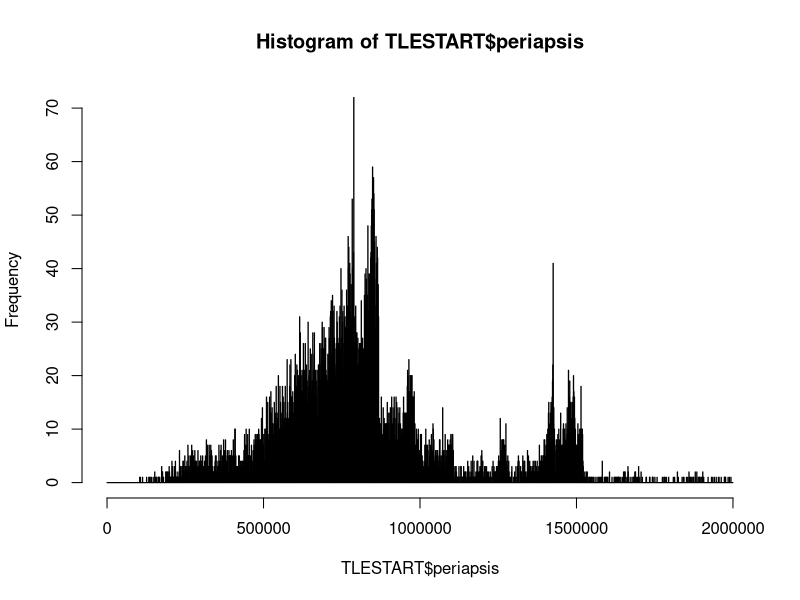
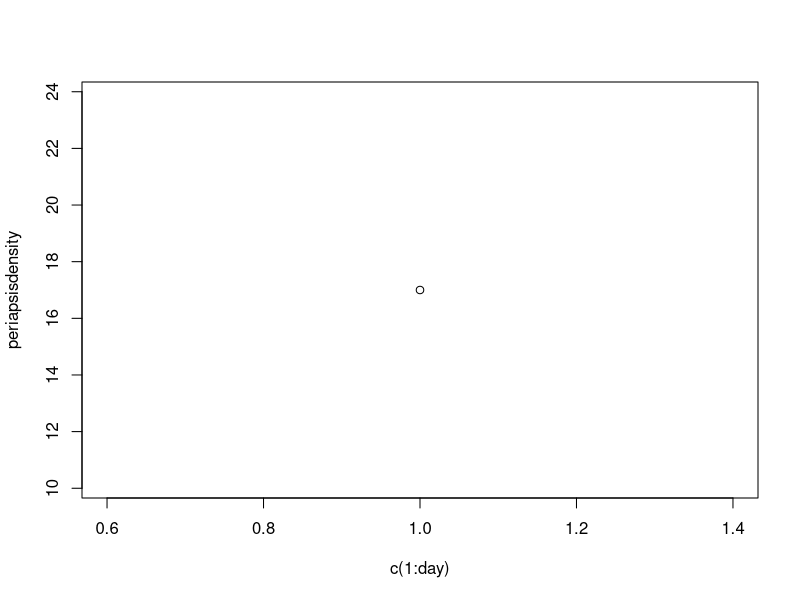
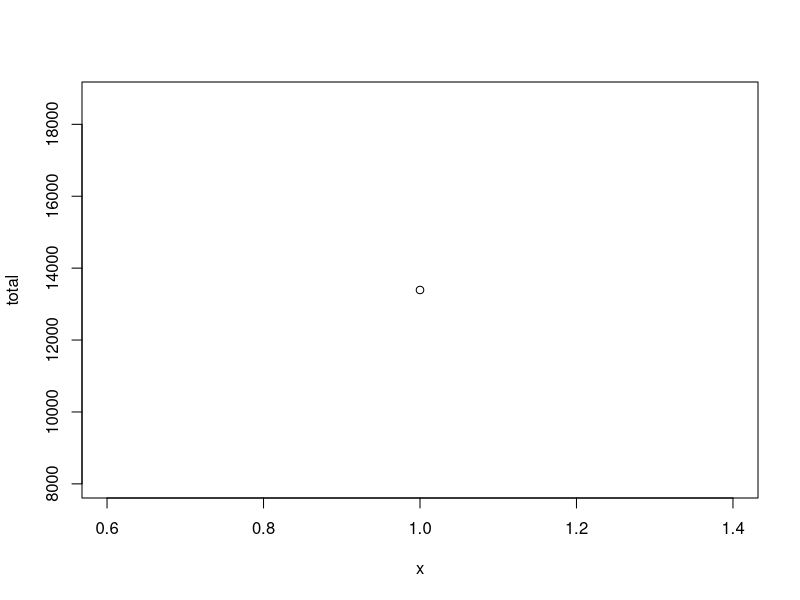
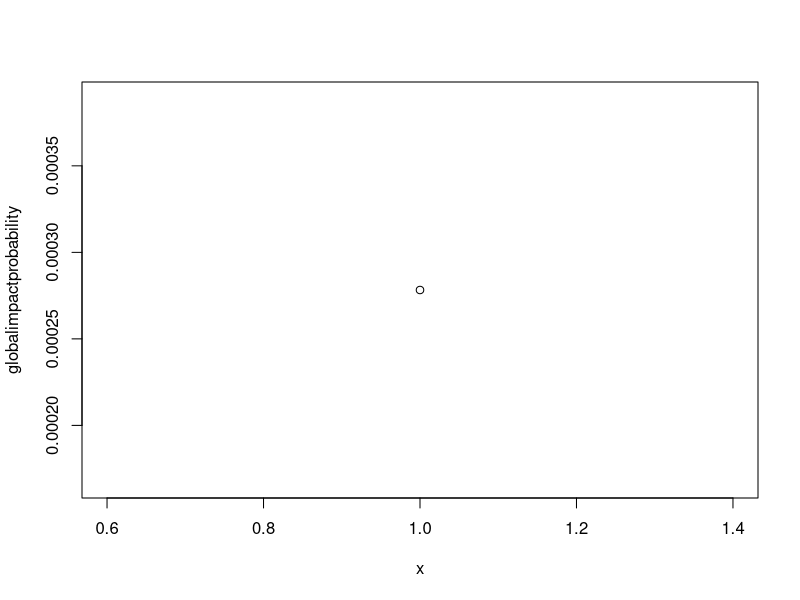
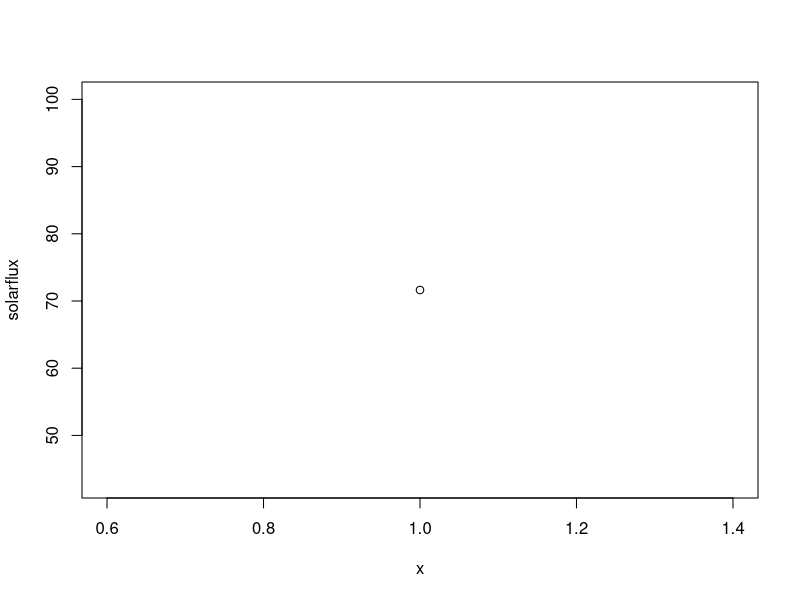
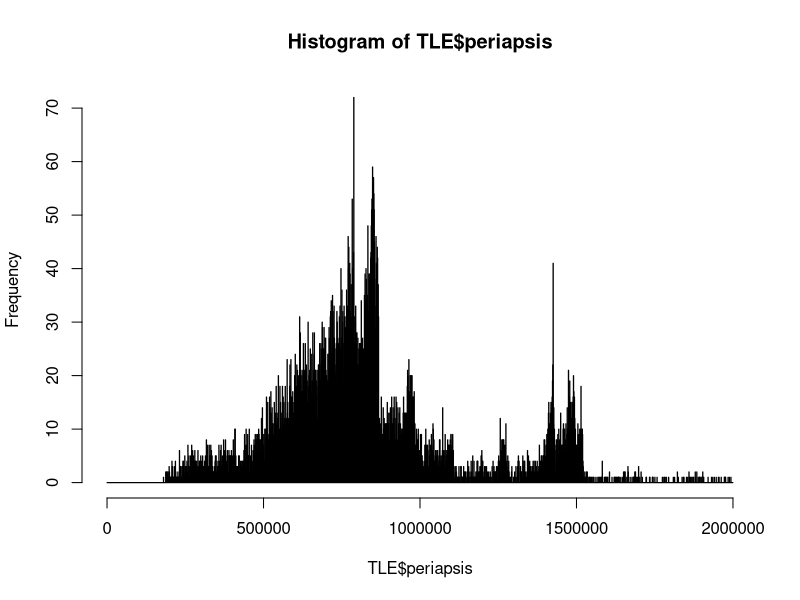
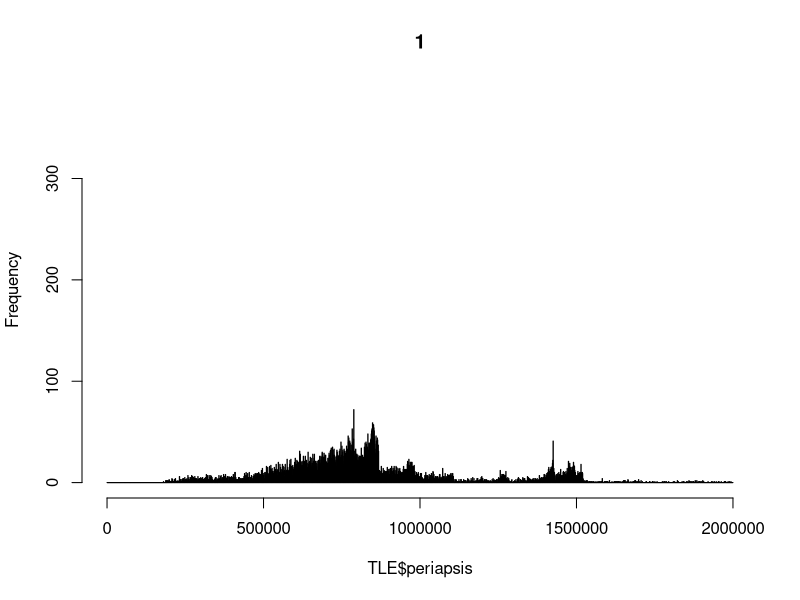

The R source for these figures, in order:
#to do:

#outer loop for different simulation runs
for(seed in 8:8){
  
  #set seed
  set.seed(seed)


#distribuion of fragmented objects from collisions and explosions. How to model these? Could use data from nasa paper for explosions

total.impact.probability<-c(0)


#impact flux constant (to be changed according to monte carlo result). Target sum of flux is 0.00027 - ie one collision in 10 years
K<-0.00000000024




tle1<-read.table("tle text.txt",header=TRUE)

tle<-as.data.frame(tle1)

attach(tle)

#calculate period for each body and add to data frame
period<-((24*3600)/tle$rpd)
tle$period<-period

#calculate periapsis for each body
per<-((1-tle$ecc)*(399000000000000*(tle$period/6.28)^2)^(1/3))-6371000
tle$periapsis<-per


#remove objects with periapsis<2000km
TLE<-subset(tle,periapsis<2000000)

TLESTART<-TLE
detach(tle)
attach(TLE)


#assign mass for each body - weibull distribution with sum of all masses = 6000T. Shape parameter found by trial and error to give realistic min and max masses
mass<-rweibull(length(TLE$ecc),0.71,scale=5000000/length(TLE$ecc))
TLE$mass<-mass
#M<-density(mass)



#assign XSA for each body - mass to XSA is from empirical data
area<-(((TLE$mass^(1/3))^2)/16)
TLE$xsa<-area
A<-density(area)


attach(TLE)

#calculate density of periapses
dper<-density(TLE$periapsis)
#periapsis function
perfun<-approxfun(dper$x,dper$y)

#calculate density of eccentricities
decc<-density(TLE$ecc)
eccfun<-approxfun(decc$x,decc$y)

#calculate density of inclinations
dinc<-density(TLE$inc)
#plot(dinc)
incfun<-approxfun(dinc$x,dinc$y)


#Add enhancement factor for inclination
#vector of inclinations
I<-c(0,10,20,30,40,50,60,70,75,80,85,90,95,100,105,110,120,130,140,150)

#vector of flux enhancement factors
fi<-c(0.8,0.83,0.87,0.9,0.92,0.97,1,1.1,1.35,1.7,1.5,1.4,1.35,1.55,1.8,1.6,1.2,1.1,0.9,0.8)



Fi<-approxfun(I,fi)
incenhance<-Fi(inc)
TLE$incenhance<-incenhance


attach(TLE)



#function to calculate peiapsis for each day
percalc<-function(period,ecc){
  per<-((1-ecc)*(399000000000000*(period/6.28)^2)^(1/3))-6371000
  return(per)
}


#function to calculate orbital decay due to drag (specifically reduction in period per day)
dpdtcalc<-function(periapsis,xsa,m,day){
  #solar flux (10.7cm)
  S<-40*(cos(2*(pi/11)*(5000+day/365.25)))+110
  
  #Ap index - roughly 1/10 of the solar flux (10.7cm)
  Ap<-S/10
  
  #Temperature
  T<-900+(2.5*(S-70))+(1.5*Ap)
  
  
  #m
  M<-27-0.012*((periapsis/1000)-200)
  
  #scale height
  H<-T/M
  
  #atmospheric density
  rho<-0.0000000006*exp(-1*(((periapsis/1000)-175)/H))
  
  #change in orbital period with time - seconds per day
  dpdt<-ifelse(periapsis<1200000, -3*3.14*(periapsis+6371000)*rho*((2*xsa)/m)*60*60*24,0)
  #DRAG MODEL ONLY COVERS ORBITS TO 1200km (only really accurate to 500km) - need to create model for orbits over 1200km (just add this model to end of ifelse statement)

  return(dpdt)
  #return(S)
  
}

#Function to calculate solar flux
solarcalc<-function(day){
  #solar flux (10.7cm)
  S<-40*(cos(2*(pi/11)*(5000+day/365.25)))+110
  
  #Ap index - roughly 1/10 of the solar flux (10.7cm)
  Ap<-S/10
  
  return(S)
}



days<-c(0)
alt<-c(0)
total<-c(0) #total number of bodies
periapsisdensity<-c(0)
inclinationdensity<-c(0)
decay<-c(0)
globalimpactprobability<-c(0)
solarflux<-c(0)
iflux<-c(0)
total.impacts<-0
impact.days<-0
collision.list<-data.frame(0,0,0,0,0,0,0,0,0,0,0,0,0,0,0,0)
impacter.mass.list<-c(0)


TLE$impactno<-10
TLE$impactrandom<-10

days<-c(1:36500)

for(day in 1:1){

  
  solarflux[day]<-solarcalc(day)
  
  #remove decayed objects
  TLEp<-c(TLE$periapsis>180000)
  TLE<-TLE[TLEp,]
  
  TLEq<-c(TLE$periapsis<1999999)
  TLE<-TLE[TLEq,]
  
  
  #calculate new periapsis density
  histper<-hist(TLE$periapsis,breaks=seq(0,2000000,by=1000),plot=FALSE,main=day,ylim=c(0,380))

  #save histogram to file every day (CODE RUNS FAR SLOWER IF UNCOMMENTED)
  mypath <- file.path("C:","Users","Alex","Documents","R","HISTOGRAMS",paste("myplot_", days[day], ".jpg", sep = ""))
    jpeg(file=mypath)
# mytitle = paste("day", days[day])
  hist(TLE$periapsis,breaks=seq(0,2000000,by=1000),plot=TRUE,main=day,ylim=c(0,380))
  dev.off()
  
  #calculate new periapsis from period
 TLE$periapsis<-percalc(TLE$period,TLE$ecc)
  #calculate loss of period for next day
TLE$dpdt<-dpdtcalc(TLE$periapsis,TLE$xsa,TLE$mass,day)
  #calculate period for next day
  TLE$period<-TLE$period+TLE$dpdt
  
  
#Launch new satellite with probability 222/1000 per day
  launch.number<-runif(1,1,1000)
  #launch if number generated is less than 222
  if(launch.number<222){
    
    launchsatno<-runif(1,1,1000)
    launchinc<-sample(TLESTART$inc,1)
    launchra<-runif(1,1,360)
    launchecc<-sample(TLESTART$ecc,1)
    launchaop<-runif(1,1,360)
    launchma<-sample(TLESTART$ma,1)
    launchrpd<-sample(TLESTART$rpd,1)
    launchperiod<-((24*3600)/launchrpd)
    launchperiapsis<-((1-launchecc)*(399000000000000*(launchperiod/6.28)^2)^(1/3))-6371000
    launchmass<-sample(mass,1)
    launchxsa<-(((launchmass^(1/3))^2)/16)
    launchincenhance<-Fi(launchinc)
    #generate row for new satellite
    newsatellite<-c(launchsatno,launchinc,launchra,launchecc,launchaop,launchmass,launchrpd,launchperiod,launchperiapsis,launchmass,launchxsa,launchincenhance,0.00000000001,0.00000000001)
    
    #append new satellite onto TLE
    TLE<-rbind(TLE,newsatellite)
  }

  
  #Decombobulate satellite
  explosion.number<-runif(1,1,1000)
  #decombobulate if explosion number<15 (ie rate of 5 explosions per year)
  if(explosion.number<15){
    
    #pick random satelite to explode
    exploding.satellite<-sample(1:(nrow(TLE)),1)
    
    exploding.mass<-TLE$mass[exploding.satellite]
    
    #only explode satellites above 10kg
    if(exploding.mass>10){
      #explode mass into 50 fragments (exponential distribution) - multiplying by mass/50 preserves total mass
      exploded.masses<-(exploding.mass/50)*rweibull(50,1,1)
      
      explodedsatno<-runif(50,1,1000)
      explodeinc<-TLE$inc[exploding.satellite]+rnorm(50,0,2)##SD IS A GUESS - MAY CHANGE LATER
      explodera<-runif(50,1,360)
      explodeecc<-rep(TLE$ecc[exploding.satellite],50)#LEAVE AS SAME AS FOR EXPLODED SATELLITE FOR NOW
      explodeaop<-runif(50,1,360)
      explodema<-sample(tle$ma,50)
      exploderpd<-TLE$rpd[exploding.satellite]+rnorm(50,0,2)##SD IS A GUESS - MAY CHANGE LATER
      explodeperiod<-((24*3600)/exploderpd)
      explodeperiapsis<-((1-explodeecc)*(399000000000000*(explodeperiod/6.28)^2)^(1/3))-6371000
      explodexsa<-(((exploded.masses^(1/3))^2)/16)
      explodeincenhance<-Fi(explodeinc)
      
      exploded.objects<-as.data.frame(cbind(explodedsatno,explodeinc,explodera,explodeecc,explodeaop,explodema,exploderpd,explodeperiod,explodeperiapsis,exploded.masses,explodexsa,explodeincenhance,0.00000000001,0.00000000001,10,10))
      
      names(exploded.objects)<-names(TLE)
      

      
      TLE<-TLE[-exploding.satellite,]
      TLE<-rbind(TLE,exploded.objects)
      
      
      
    }
  }

  #remove decayed objects
  TLEp<-c(TLE$periapsis>180000)
  TLE<-TLE[TLEp,]
  
  TLEq<-c(TLE$periapsis<1999999)
  TLE<-TLE[TLEq,]
  
  
  
  #calculate new inclination density
  dinc<-density(TLE$inc)
#  incfun<-approxfun(dinc$x,dinc$y)
  
  #calculate debris flux for each object (collisions per time period) - NEED TO INCLUDE INCLINATION
  flux<-ifelse(histper$counts[TLE$periapsis/1000]>0, histper$counts[TLE$periapsis/1000]*K*TLE$xsa*Fi(TLE$inc),0.0000000000001)
  TLE$flux<-flux
  
  
  
#Determine collision occurance and result
  #chance of impact (1 in X)
  TLE$impactno<-1/TLE$flux
  
  #generate random no for each object
  TLE$impactrandom<-runif(nrow(TLE),1,TLE$impactno)
  
  #BASE THIS OFF EXPLOSION BUT INTRODUCE SECOND DEBRIS FIELD.  IF MASS<50 USE DIFFERENT MODEL (IN NOTEBOOK - IF MASS<50 (M/50)rexp(50,1))
  #if (i in chance of impact), collision = true
  
  #total number of satellites with impact=true
  if(length(which(TLE$impactrandom<=2))>=1){
   
    #record total collisions
    total.impacts<-total.impacts+1
    #record day of collision
    impact.days[total.impacts]<-day
    
    #returns row numer of any collision satellites
    collider.satellite<-which(TLE$impactrandom<=2)
    
    
    #if 2 satellites collide (extremely unlikely), reduce the number to one (to stop program from crashing)
    if(length(collider.satellite)>1){
      collider.satellite<-collider.satellite[1]
    }
    
    #record collider satellite
    names(collision.list)<-names(TLE)
    collision.list<-rbind(collision.list,TLE[collider.satellite,])
    
    #mass of collided satellite
    collider.mass<-TLE$mass[collider.satellite]
    
    #case 1 - 50kg+ collider
    if(collider.mass>=50){
      
      #masses of fragmented objects
      fragmented.masses<-rexp(collider.mass,1)
      
      fragmentedsatno<-runif(50,1,1000)
      fragmentedinc<-TLE$inc[collider.satellite]+rnorm(50,0,0.1)##SD IS A GUESS - MAY CHANGE LATER
      fragmentedra<-runif(50,1,360)
      fragmentedecc<-rep(TLE$ecc[collider.satellite],50)#LEAVE AS SAME AS FOR EXPLODED SATELLITE FOR NOW
      fragmentedaop<-runif(50,1,360)
      fragmentedma<-sample(tle$ma,50)
      fragmentedrpd<-TLE$rpd[collider.satellite]+rnorm(50,0,0.1)##SD IS A GUESS - MAY CHANGE LATER
      fragmentedperiod<-((24*3600)/fragmentedrpd)
      fragmentedperiapsis<-((1-fragmentedecc)*(399000000000000*(fragmentedperiod/6.28)^2)^(1/3))-6371000
      fragmentedxsa<-(((fragmented.masses^(1/3))^2)/16)
      fragmentedincenhance<-Fi(fragmentedinc)
      
      #data frame of fragmented objects
      fragmented.objects<-as.data.frame(cbind(fragmentedsatno,fragmentedinc,fragmentedra,fragmentedecc,fragmentedaop,fragmentedma,fragmentedrpd,fragmentedperiod,fragmentedperiapsis,fragmented.masses,fragmentedxsa,fragmentedincenhance,0,0,0,0.0000000000001))
      
      names(fragmented.objects)<-names(TLE)
      
      TLE<-TLE[-collider.satellite,]
      TLE<-rbind(TLE,fragmented.objects)
      
    }
    
    if(collider.mass<50){
      
      #masses of fragmented objects - generate 50 objects of total mass=collider mass
      fragmented.masses<-(collider.mass/50)*rexp(50,1)
      
      fragmentedsatno<-runif(50,1,1000)
      fragmentedinc<-TLE$inc[collider.satellite]+rnorm(50,0,0.1)##SD IS A GUESS - MAY CHANGE LATER
      fragmentedra<-runif(50,1,360)
      fragmentedecc<-rep(TLE$ecc[collider.satellite],50)#LEAVE AS SAME AS FOR EXPLODED SATELLITE FOR NOW
      fragmentedaop<-runif(50,1,360)
      fragmentedma<-sample(tle$ma,50)
      fragmentedrpd<-TLE$rpd[collider.satellite]+rnorm(50,0,0.1)##SD IS A GUESS - MAY CHANGE LATER
      fragmentedperiod<-((24*3600)/fragmentedrpd)
      fragmentedperiapsis<-((1-fragmentedecc)*(399000000000000*(fragmentedperiod/6.28)^2)^(1/3))-6371000
      fragmentedxsa<-(((fragmented.masses^(1/3))^2)/16)
      fragmentedincenhance<-Fi(fragmentedinc)
      
      #data frame of fragmented objects
      fragmented.objects<-as.data.frame(cbind(fragmentedsatno,fragmentedinc,fragmentedra,fragmentedecc,fragmentedaop,fragmentedma,fragmentedrpd,fragmentedperiod,fragmentedperiapsis,fragmented.masses,fragmentedxsa,fragmentedincenhance,0,0,0,0.0000000000001))
      
      names(fragmented.objects)<-names(TLE)
      
      TLE<-TLE[-collider.satellite,]
      TLE<-rbind(TLE,fragmented.objects)
      
      
    }
    
    #determine mass of impacter - pick a random object
    impacter.mass<-sample(TLE$mass,1)
    
    if(impacter.mass>=50){
    #masses of fragmented objects 
    fragmentedimpacter.masses<-rexp(impacter.mass,1)
    
    fragmentedimpactersatno<-runif(50,1,1000)
    fragmentedimpacterinc<-sample(TLE$inc,1)#sample from existing distribution
    fragmentedimpacterra<-runif(50,1,360)
    fragmentedimpacterecc<-sample(TLE$ecc,1)#sample from existing distribution
    fragmentedimpacteraop<-runif(50,1,360)
    fragmentedimpacterma<-sample(tle$ma,50)
    fragmentedimpacterrpd<-TLE$rpd[collider.satellite]+rnorm(50,0,0.1)##SD IS A GUESS - MAY CHANGE LATER
    fragmentedimpacterperiod<-((24*3600)/fragmentedimpacterrpd)
    fragmentedimpacterperiapsis<-((1-fragmentedimpacterecc)*(399000000000000*(fragmentedimpacterperiod/6.28)^2)^(1/3))-6371000
    fragmentedimpacterxsa<-(((fragmentedimpacter.masses^(1/3))^2)/16)
    fragmentedimpacterincenhance<-Fi(fragmentedimpacterinc)
    
    #data frame of fragmented objects
    fragmentedimpacter.objects<-as.data.frame(cbind(fragmentedimpactersatno,fragmentedimpacterinc,fragmentedimpacterra,fragmentedimpacterecc,fragmentedimpacteraop,fragmentedimpacterma,fragmentedimpacterrpd,fragmentedimpacterperiod,fragmentedimpacterperiapsis,fragmentedimpacter.masses,fragmentedimpacterxsa,fragmentedimpacterincenhance,0,0,0,0.0000000000001))
    
    names(fragmentedimpacter.objects)<-names(TLE)
    
   #add fragmented objects to total list
    TLE<-rbind(TLE,fragmentedimpacter.objects)
    
    #record mass of impacter
    impacter.mass.list[total.impacts]<-impacter.mass
    }
    
    
    
    if(impacter.mass<50){
      
      #masses of fragmented objects - generate 50 objects of total mass=collider mass
      fragmentedimpacter.masses<-(impacter.mass/50)*rexp(50,1)
      

      fragmentedimpactersatno<-runif(50,1,1000)
      fragmentedimpacterinc<-sample(TLE$inc,1)#sample from existing distribution
      fragmentedimpacterra<-runif(50,1,360)
      fragmentedimpacterecc<-sample(TLE$ecc,1)#sample from existing distribution
      fragmentedimpacteraop<-runif(50,1,360)
      fragmentedimpacterma<-sample(tle$ma,50)
      fragmentedimpacterrpd<-TLE$rpd[collider.satellite]+rnorm(50,0,0.1)##SD IS A GUESS - MAY CHANGE LATER
      fragmentedimpacterperiod<-((24*3600)/fragmentedimpacterrpd)
      fragmentedimpacterperiapsis<-((1-fragmentedimpacterecc)*(399000000000000*(fragmentedimpacterperiod/6.28)^2)^(1/3))-6371000
      fragmentedimpacterxsa<-(((fragmentedimpacter.masses^(1/3))^2)/16)
      fragmentedimpacterincenhance<-Fi(fragmentedimpacterinc)
      
      #data frame of fragmented objects
      fragmentedimpacter.objects<-as.data.frame(cbind(fragmentedimpactersatno,fragmentedimpacterinc,fragmentedimpacterra,fragmentedimpacterecc,fragmentedimpacteraop,fragmentedimpacterma,fragmentedimpacterrpd,fragmentedimpacterperiod,fragmentedimpacterperiapsis,fragmentedimpacter.masses,fragmentedimpacterxsa,fragmentedimpacterincenhance,0,0,0,0.0000000000001))
      
      names(fragmentedimpacter.objects)<-names(TLE)
      
      
      TLE<-rbind(TLE,fragmentedimpacter.objects)
      
      #record mass of impacter
      impacter.mass.list[total.impacts]<-impacter.mass
      
    }
    
    
  }
  
  

  
  
  
  
  #UNCOMMENT TO RECORD DAYS VS ALTITUDE FOR A GIVEN OBJECT
  days[day]<-day
  alt[day]<-TLE$periapsis[15]
  
#outputs for each day
  total[day]<-nrow(TLE)
  
  #break loop if total number of objects is greater than 100000
  if(nrow(TLE)>100000){
    break
  }
  
  #change numbers to get specific arguments
  periapsisdensity[day]<-histper$counts[800]
  
  inclinationdensity[day]<-incfun(70)
  
  #probability of a collision on given day
  globalimpactprobability[day]<-sum(TLE$flux,na.rm=TRUE)
  
  #decay rate per day for given object
  decay[day]<-TLE$dpdt[15]
  
  #impact flux for given object
  iflux[day]<-TLE$flux[15]
  

}



#Uncomment below for plots

x<-c(1:day)

#total probability of impact/day
total.impact.probability[seed]<-sum(TLE$flux,na.rm=TRUE)

#histogram of debris by periapsis at start
hist(TLESTART$periapsis,breaks=seq(0,2000000,by=1000))

#save histogram of periapsis every 1000 days
#write.table(histogram.end$counts,"periapsis.histogram",append=TRUE)

#Plots of densities for original configuration (periapsis, area, eccentricity, mass, inclination enhancement factor)
#plot(dper)
#plot(A)
#plot(decc)
#plot(M)
#plot(I,fi)

#plot density at given periapsis
plot(c(1:day),periapsisdensity)

#plot density at given inclination
#plot(c(1:day),inclinationdensity)

#plot of total objects by day over entire simulation
plot(x,total)
write.table(total,"total",append=TRUE)

#plot probability of impact by day
plot(x,globalimpactprobability)
write.table(globalimpactprobability,"global.impact.probability",append=TRUE)

#plot solar flux cycle
plot(x,solarflux)

#plot decay rate for selected object
#plot(x,decay)

#plot impact flux for given objet
#plot(x,iflux)

#plot altitude by day for given object
#plot(x,alt)


#histogram of debris by periapsis at end
histogram.end<-hist(TLE$periapsis,breaks=seq(0,2000000,by=1000))

#write histogram to file
#write.table(histogram.end$counts,"periapsis.histogram",append=TRUE)


#other outputs are:
#impacter.mass.list - list of masses of impacters
write.table(impacter.mass.list,"impacter.mass.list",append=TRUE)
#collision.list - list of target objects from collisions
write.table(collision.list,"collision.list",append=TRUE)
}

write.table(total.impact.probability,"total.impact.probability")
